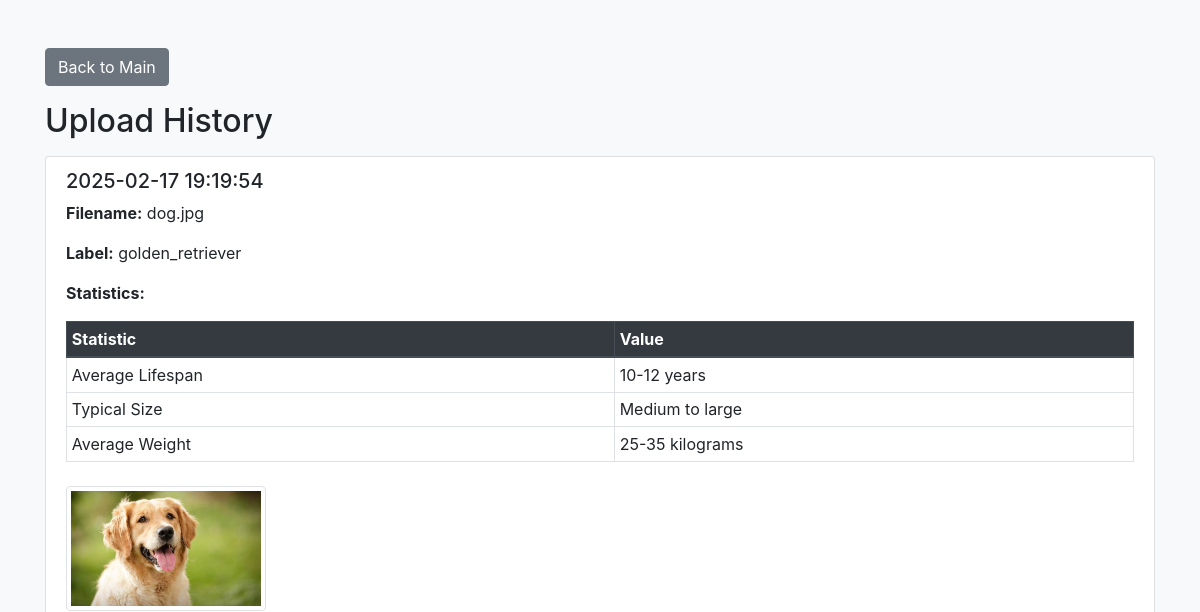
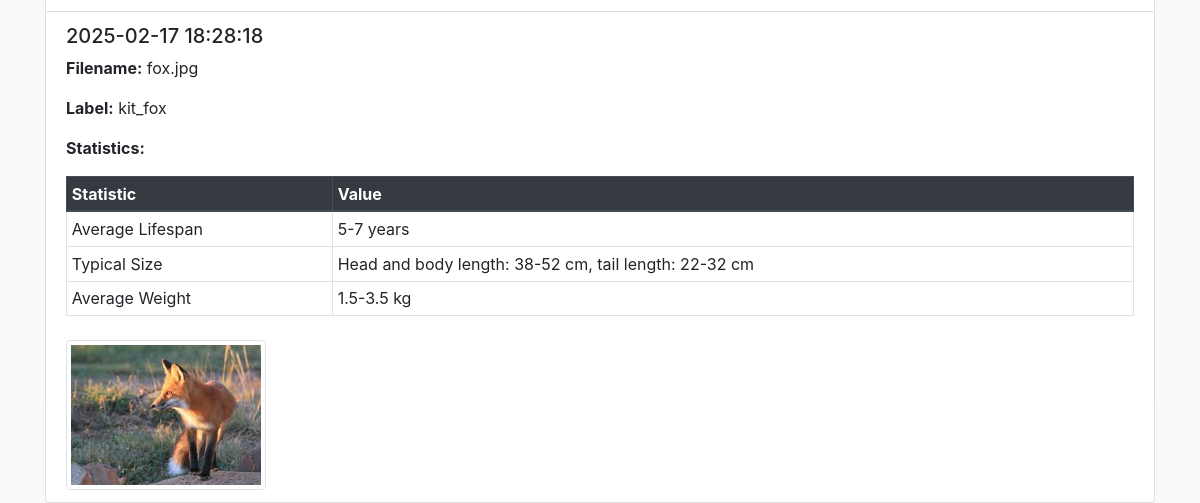
Before: /history with the older database file (2 pictures, top to bottom).
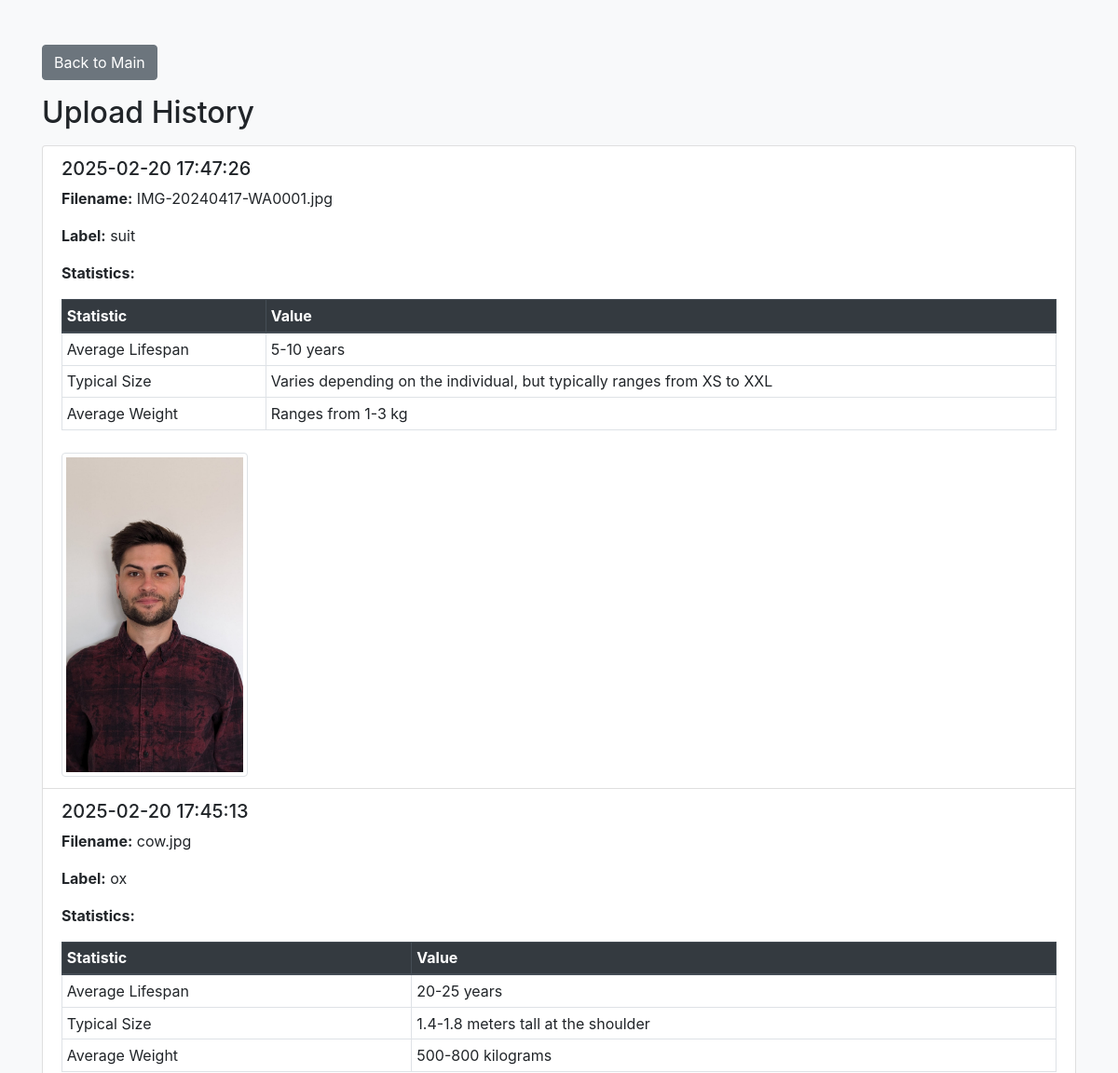
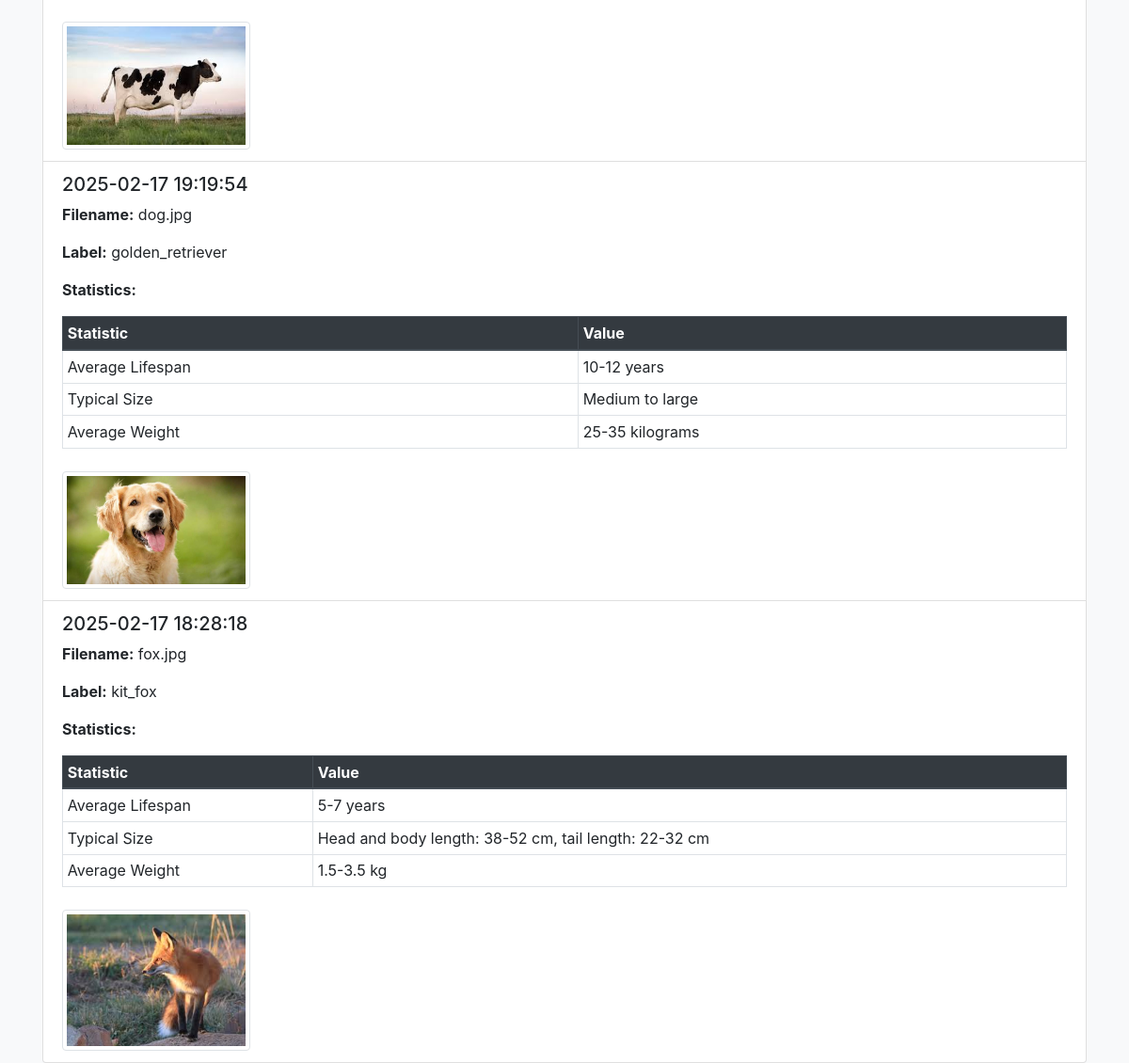
After: the same page with the newer database file (2 pictures, top to bottom).
### app.py (models this page shows)
class ImageResult(db.Model):
    user = db.relationship('User', backref='uploads')
    likes = db.relationship('Like', backref='upload', lazy='dynamic')
    id = db.Column(db.Integer, primary_key=True)
    filename = db.Column(db.String(200), nullable=False)
    label = db.Column(db.String(100), nullable=False)
    summary_text = db.Column(db.Text, nullable=True)
    stats_json = db.Column(db.Text, nullable=True)
    upload_time = db.Column(db.DateTime, default=datetime.utcnow)
    user_id = db.Column(db.Integer, db.ForeignKey('user.id'))  # Link to User
    location = db.Column(db.String(100), nullable=True)  # NEW field for area

### app.py (the view)
@app.route('/history')
def history():
    results = ImageResult.query.order_by(ImageResult.upload_time.desc()).all()
    for r in results:
        if r.stats_json:
            r.parsed_stats = json.loads(r.stats_json)
        else:
            r.parsed_stats = None
    return render_template('history.html', results=results)

### templates/history.html (shortened to what this page needs)
<!doctype html>
<html lang="en">
<head>
  <link rel="stylesheet" href="https://stackpath.bootstrapcdn.com/bootstrap/4.5.2/css/bootstrap.min.css">
</head>
<body class="bg-light">
  <div class="container mt-5">
    <a href="{{ url_for('main') }}" class="btn btn-secondary mb-3">Back to Main</a>
    <h2>Upload History</h2>
    {% if results %}
      <div class="list-group mt-3">
        {% for result in results %}
          <div class="list-group-item">
            <h5>{{ result.upload_time.strftime('%Y-%m-%d %H:%M:%S') }}</h5>
            <p><strong>Filename:</strong> {{ result.filename }}</p>
            <p><strong>Label:</strong> {{ result.label }}</p>
            {% if result.parsed_stats %}
              <p><strong>Statistics:</strong></p>
              <table class="table table-sm table-bordered">
                <thead class="thead-dark">
                  <tr>
                    <th>Statistic</th>
                    <th>Value</th>
                  </tr>
                </thead>
                <tbody>
                  {% for key, value in result.parsed_stats.items() %}
                    <tr>
                      <td>{{ key }}</td>
                      <td>{{ value }}</td>
                    </tr>
                  {% endfor %}
                </tbody>
              </table>
            {% else %}
              <p>{{ result.summary_text }}</p>
            {% endif %}
            <a href="{{ url_for('upload_detail', upload_id=result.id) }}">
            <img src="{{ url_for('static', filename='uploads/' + result.filename) }}"
                 alt="Image"
                 class="img-thumbnail mt-2"
                 style="max-width:200px;">
                </a>
          </div>
        {% endfor %}
      </div>
    {% else %}
      <p>No uploads yet.</p>
    {% endif %}
  </div>
</body>
</html>

Changed rows visible on the page:
added ImageResult: upload_time "2025-02-20 17:47:26", filename "IMG-20240417-WA0001.jpg", label "suit", parsed_stats "Average Lifespan" "Typical Size" "Average Weight", parsed_stats "5-10 years" "Varies depending on the individual, but typically ranges from XS to XXL" "Ranges from 1-3 kg", filename (picture)
added ImageResult: upload_time "2025-02-20 17:45:13", filename "cow.jpg", label "ox", parsed_stats "Average Lifespan" "Typical Size" "Average Weight", parsed_stats "20-25 years" "1.4-1.8 meters tall at the shoulder" "500-800 kilograms", filename (picture)
